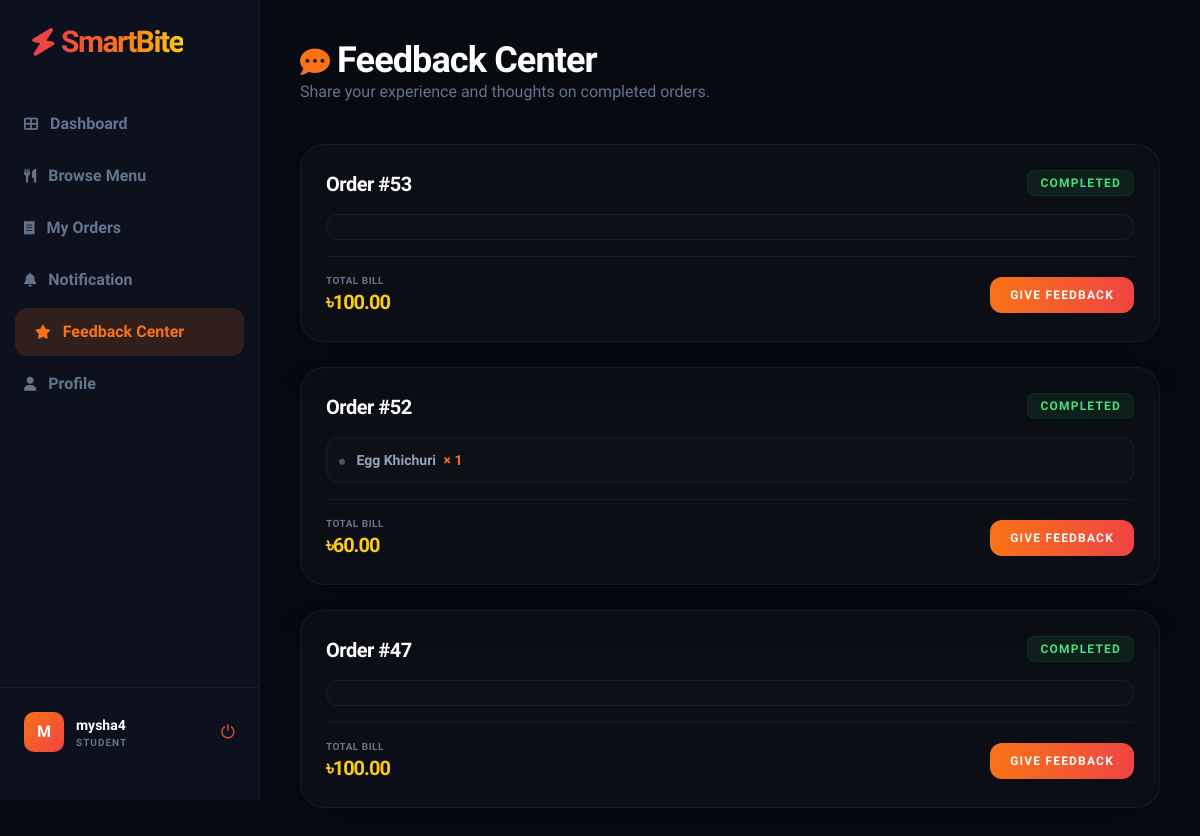
The page /feedbacks/ (signed in) on the database as committed earlier.
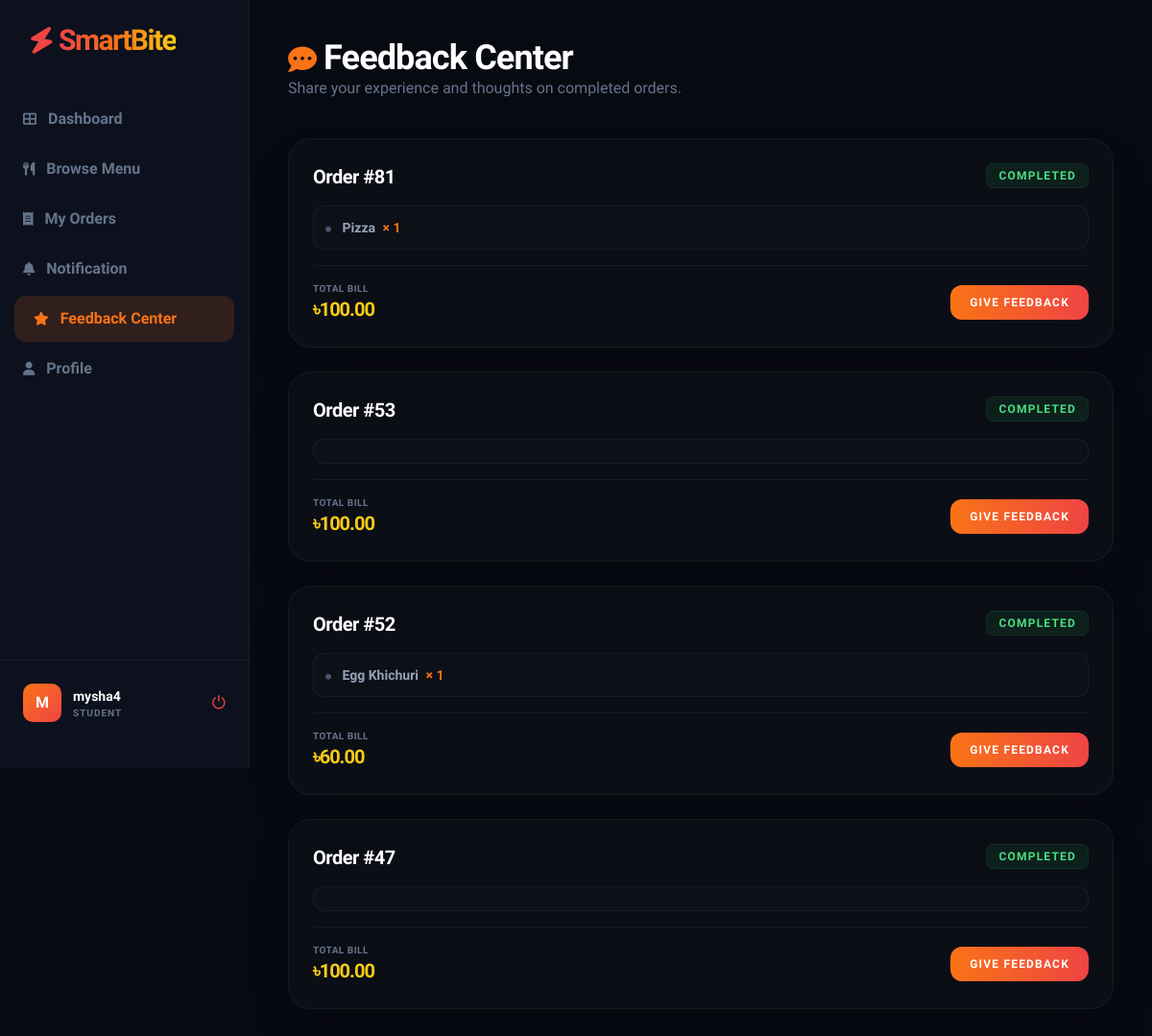
The same page on the database as committed later.
### SmartCanteen/models.py (models this page shows, shortened)
class Order(models.Model):
    STATUS_CHOICES = (
        ('Pending', 'Pending'),
        ('Ready', 'Ready'),
        ('Done', 'Done'),
        ('Cancelled', 'Cancelled'),
    )
    PICKUP_CHOICES = (
        ('Takeaway', 'Takeaway'),
        ('Dine-in', 'Dine-in'),
    )
    PAYMENT_CHOICES = (
        ('Cash', 'Cash'),
        ('Online', 'Online'),
    )
    user = models.ForeignKey(
        User,
        on_delete=models.CASCADE,
        related_name='orders',
        null=True,
        blank=True
    )
    customer_name = models.CharField(max_length=100)
    total_price = models.DecimalField(max_digits=10, decimal_places=2)
    status = models.CharField(
        max_length=20,
        choices=STATUS_CHOICES,
        default='Pending'
    )
    order_type = models.CharField(
        max_length=20,
        choices=PICKUP_CHOICES,
        default='Takeaway'
    )
    payment_method = models.CharField(
        max_length=20,
        choices=PAYMENT_CHOICES,
        default='Cash'
    )
    payment_status = models.BooleanField(default=False)  # ✅ ADD THIS
    created_at = models.DateTimeField(auto_now_add=True)

class OrderItem(models.Model):
    order = models.ForeignKey(
        Order,
        on_delete=models.CASCADE,
        related_name='items'
    )
    food = models.ForeignKey(
        Food,
        on_delete=models.CASCADE
    )
    quantity = models.IntegerField(default=1)

class Food(models.Model):
    CATEGORY_CHOICES = (
        ('Rice', 'Rice'),
        ('Bread', 'Bread'),
        ('Snacks', 'Snacks'),
        ('Drinks', 'Drinks'),
        ('Dessert', 'Dessert'),
    )
    name = models.CharField(max_length=100)
    category = models.CharField(
        max_length=50,
        choices=CATEGORY_CHOICES,
        default='Snacks'
    )
    price = models.DecimalField(max_digits=10, decimal_places=2)
    quantity = models.IntegerField(default=0)
    photo = models.ImageField(
        upload_to='food_images/',
        blank=True,
        null=True
    )
    available = models.BooleanField(default=True)

### SmartCanteen/views.py (the view)
# urls.py: path('feedbacks/', views.feedback_list, name='feedback_list'),
@login_required
def feedback_list(request):
    orders = Order.objects.filter(
        user=request.user,
        status="Done"
    ).prefetch_related('items', 'items__food').order_by('-id')
    return render(request, 'feedback_list.html', {
        'orders': orders
    })

### templates/feedback_list.html (shortened to what the changed rows need)
<!DOCTYPE html>
<html lang="en">
<head>
    <script src="https://cdn.tailwindcss.com"></script>
    <link rel="stylesheet" href="https://cdnjs.cloudflare.com/ajax/libs/font-awesome/6.0.0/css/all.min.css">
</head>
<body>
    <aside class="sidebar flex flex-col justify-between">
        <div>
            <div class="px-8 mb-10">
                <h1 class="text-3xl brand-logo">
                    <i class="fas fa-bolt" style="color: #ef4444; transform: rotate(10deg);"></i>
                    <span class="brand-gradient">SmartBite</span>
                </h1>
            </div>
        </div>
    </aside>
    <main class="main-content">
        <header class="mb-10">
            <h1 class="text-4xl font-black text-white tracking-tight">
                <i class="fa-solid fa-comment-dots text-orange-500 mr-2 text-3xl align-middle"></i>Feedback Center
            </h1>
        </header>
        <div class="max-w-4xl">
            {% for order in orders %}
                <div class="card shadow-2xl">
                    <div class="flex justify-between items-start mb-4">
                        <h3 class="text-xl font-extrabold text-white tracking-tight">Order #{{ order.id }}</h3>
                        <span class="text-xs font-black uppercase tracking-widest bg-green-500/10 text-green-400 px-3 py-1 rounded-lg border border-green-500/10">Completed</span>
                    </div>
                    <div class="text-sm font-semibold text-slate-400 space-y-1 mb-4 bg-white/[0.01] p-3 rounded-xl border border-white/5">
                        {% for item in order.items.all %}
                            <div>
                                <i class="fas fa-circle text-[6px] text-slate-600 mr-2 align-middle"></i>
                                {{ item.food.name }} <span class="text-orange-500 font-bold ml-1">× {{ item.quantity }}</span>
                            </div>
                        {% endfor %}
                    </div>
                    <div class="flex justify-between items-center border-t border-white/5 pt-4 mt-2">
                        <div>
                            <span class="text-[10px] uppercase font-black text-slate-500 tracking-wider block">Total Bill</span>
                            <span class="text-xl font-black text-[#facc15] tracking-tighter">৳{{ order.total_price }}</span>
                        </div>
                        <a href="{% url 'feedback_page' order.id %}" class="px-5 py-2.5 bg-gradient-to-r from-orange-500 to-red-500 text-white font-extrabold text-xs uppercase tracking-widest rounded-xl hover:shadow-lg hover:shadow-orange-500/20 hover:brightness-110 active:scale-95 transition-all">
                            Give Feedback
                        </a>
                    </div>
                </div>
            {% empty %}
                <div class="card text-center py-24 border-dashed border-white/10">
                    <div class="text-5xl mb-4 opacity-30">💬</div>
                    <p class="text-slate-500 font-bold uppercase tracking-widest text-xs">No completed orders yet.</p>
                </div>
            {% endfor %}
        </div>
    </main>
</body>
</html>

Rows that differ between the two databases and show on the page:
added Order: id "81", total_price "100.00"
added OrderItem: food.name "Pizza", quantity "1", shown under "81"
